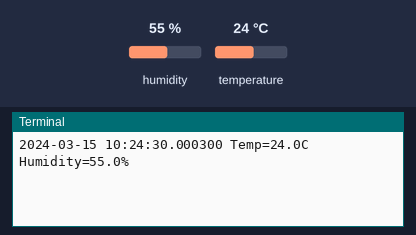
Bench run of a program on a simulated Raspberry Pi (BCM pin numbers). Parts: the last lines printed to the terminal. Inputs (shaded band) come from the test bench; at power-on: humidity 55 %, temperature 24 °C. The clock reads 2024-03-15 10:24:30 at power-on unless the program sets it; requests to the public web service named in the program get a made-up reply in its usual format after 0.4 s (London, UTC, broken clouds, 64 % humidity, 1013 hPa unless stated).

Above: at 1.2 s.
1.3 s: humidity set to 22 %
At 3.9 s:
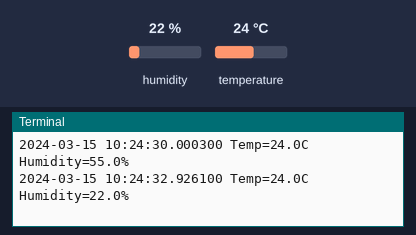
5.2 s: temperature set to 12 °C
At 7.1 s:
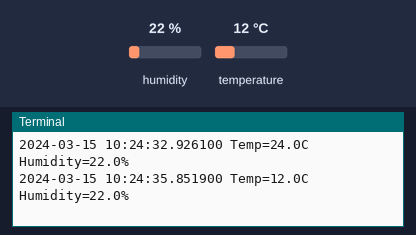
9.1 s: humidity set to 40 %
At 10.2 s:
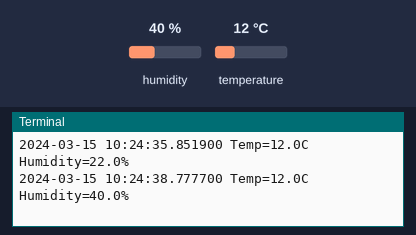
Timing chart, 0 to 12.1 s (numbered marks = the images above; inputs shaded):
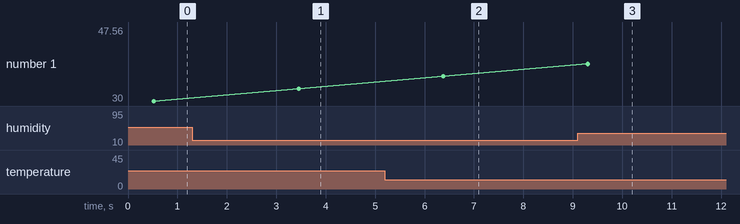

Measured:
- after the input at 1.3 s, the terminal: prints a new line after 2.2 s (image 1)
- after the input at 5.2 s, the terminal: prints a new line after 1.2 s (image 2)
- after the input at 9.1 s, the terminal: prints a new line after 0.20 s (image 3)

The program:

ThingSpeak.py
```python
import Adafruit_DHT
import time
import datetime
import urllib.request
import urllib.error

sensor = Adafruit_DHT.DHT11
pin = 23

while(True):
    wtime=datetime.datetime.now()
    h, temp = Adafruit_DHT.read_retry(sensor, pin)

    if h is not None and temp is not None:
        print(wtime, "Temp={0:0.1f}C Humidity={1:0.1f}%". format(temp, h))
        time.sleep(2)

        html = urllib.request.urlopen("https://api.thingspeak.com/update?api_key=9HYLKAE16UQXFGKZ&field1="+str(temp)+"&field2="+str(h))

    else:
        print('Failed to get reading. Try again!')
```
